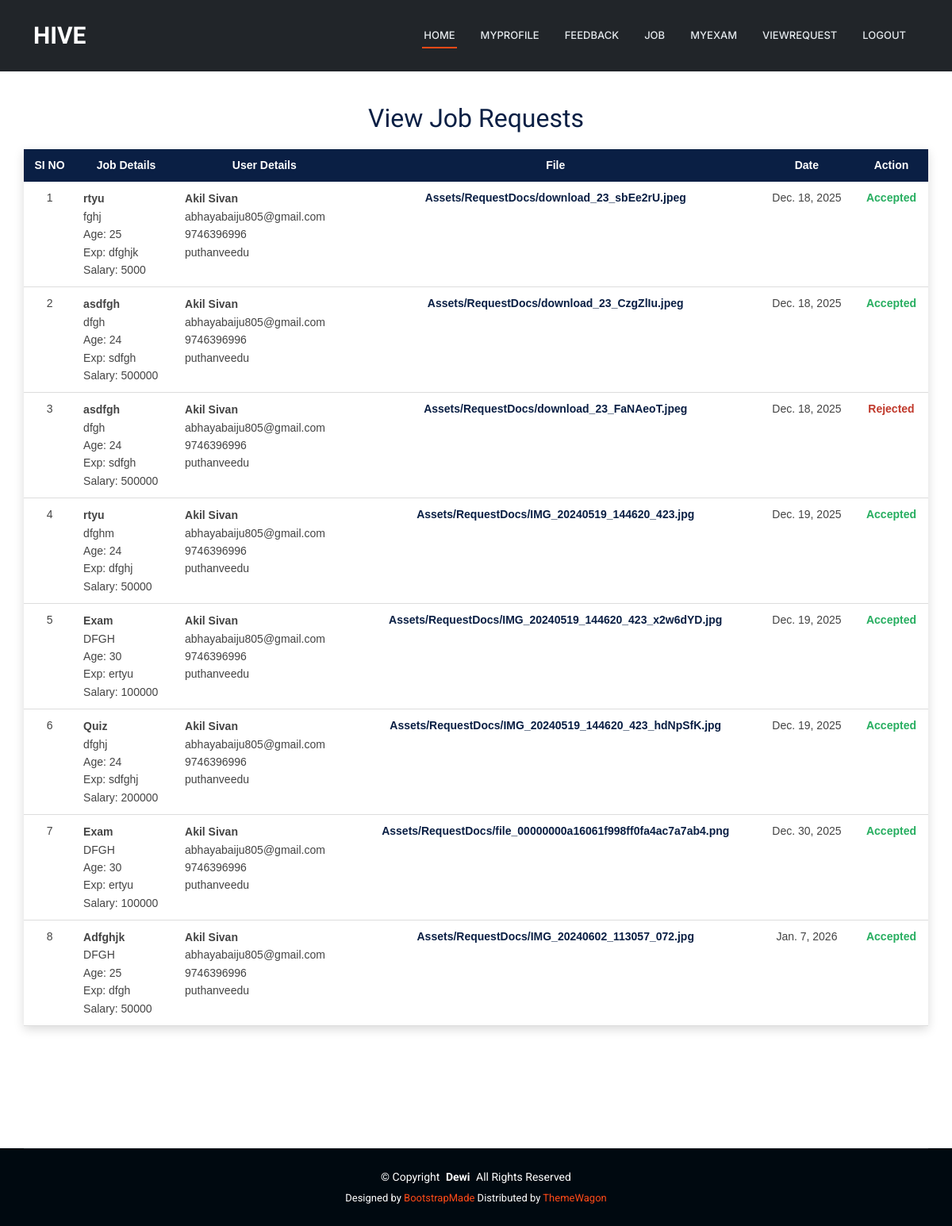
/JobProvider/ViewRequest/ (signed in), run on an earlier commit of the app's database.
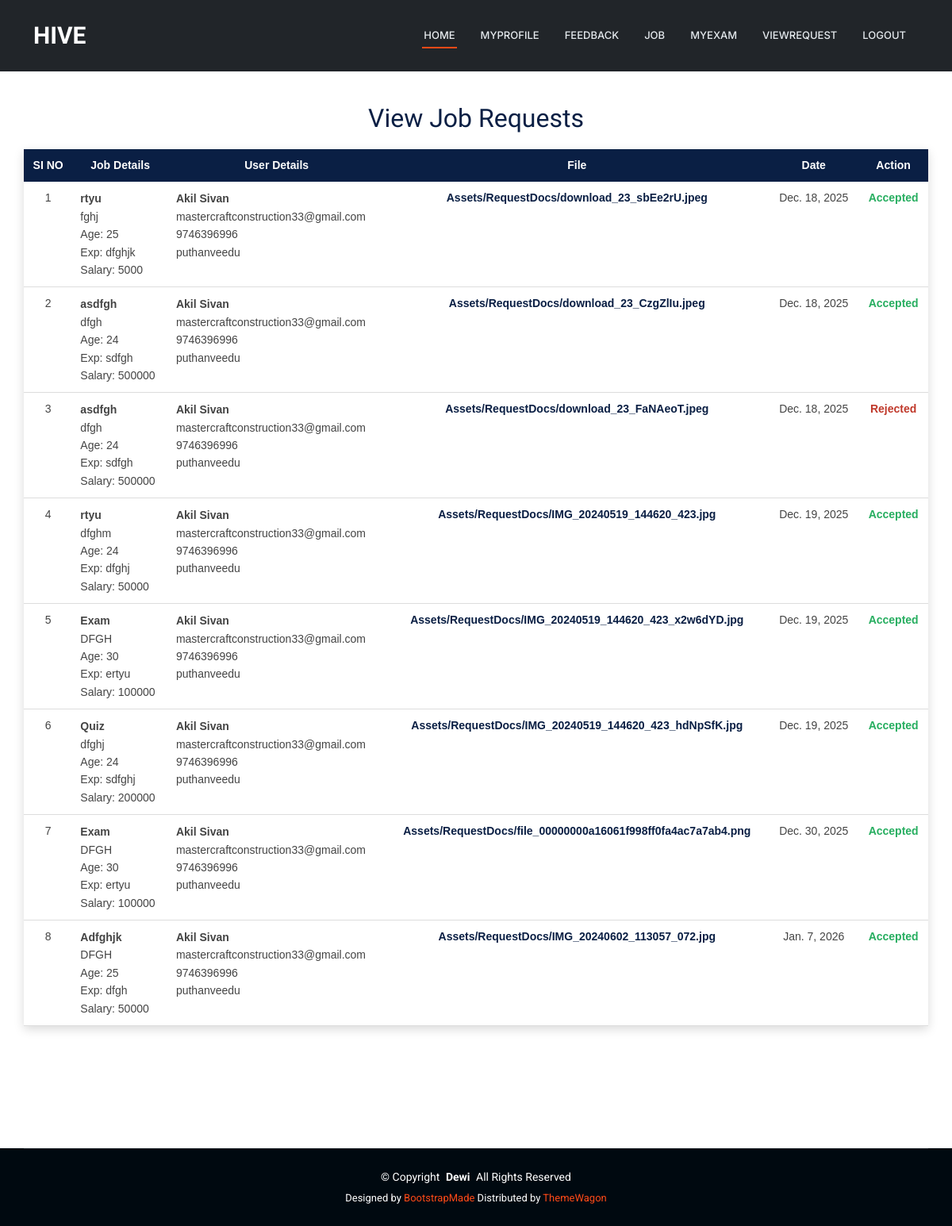
And on a later commit of the database.
### User/models.py (models this page shows)
class tbl_request(models.Model):
    request_date=models.DateField(auto_now_add=True)
    request_status=models.IntegerField(default=0)
    request_file=models.FileField(upload_to="Assets/RequestDocs/")
    job_id=models.ForeignKey(tbl_job,on_delete=models.CASCADE)
    user_id=models.ForeignKey(tbl_user,on_delete=models.CASCADE)

### JobProvider/models.py (models this page shows)
class tbl_job(models.Model):
    job_title=models.CharField(max_length=50)
    job_content=models.CharField(max_length=50)
    job_requriedage=models.CharField(max_length=50)
    job_experience=models.CharField(max_length=50)
    job_salary=models.CharField(max_length=50)
    job_lastdate=models.DateField()
    job_date=models.DateField(auto_now_add=True)
    job_status=models.IntegerField(default=0)
    jobprovider_id=models.ForeignKey(tbl_jobprovider,on_delete=models.CASCADE)
    jobcategory_id=models.ForeignKey(tbl_jobcategory,on_delete=models.CASCADE)
    jobtype_id=models.ForeignKey(tbl_jobtype,on_delete=models.CASCADE)

### Guest/models.py (models this page shows)
class tbl_user(models.Model):
    user_name = models.CharField(max_length=50)
    user_email = models.CharField(max_length=50)
    user_contact = models.CharField(max_length=50)
    user_address = models.CharField(max_length=100)
    user_gender = models.CharField(max_length=50)
    user_dob = models.DateField()
    user_password = models.CharField(max_length=50)
    user_photo = models.FileField(upload_to="Assets/UserDocs/")
    place = models.ForeignKey(tbl_place,on_delete=models.CASCADE)

### JobProvider/views.py (the view)
# urls.py: path('ViewRequest/',views.ViewRequest,name="ViewRequest"),
def ViewRequest(request):
    viewrequestdata=tbl_request.objects.filter(user_id=request.session['uid'])
    return render(request,"JobProvider/ViewRequest.html",{"viewrequestdata":viewrequestdata})

### JobProvider/Templates/JobProvider/ViewRequest.html (shortened to what this page needs)
{% extends 'JobProvider/Header.html' %}
{% block content %}
<head>
</head>
<div class="jp-request-wrapper">
    <h2 class="jp-request-title">View Job Requests</h2>
    <table class="jp-request-table">
        <thead>
            <tr>
                <th>SI NO</th>
                <th>Job Details</th>
                <th>User Details</th>
                <th>File</th>
                <th>Date</th>
                <th>Action</th>
            </tr>
        </thead>
        <tbody>
            {% for i in viewrequestdata %}
            <tr>
                <td align="center">{{ forloop.counter }}</td>
                <td class="jp-request-job">
                    <strong>{{ i.job_id.job_title }}</strong><br>
                    {{ i.job_id.job_content }}<br>
                    Age: {{ i.job_id.job_requriedage }}<br>
                    Exp: {{ i.job_id.job_experience }}<br>
                    Salary: {{ i.job_id.job_salary }}
                </td>
                <td class="jp-request-user">
                    <strong>{{ i.user_id.user_name }}</strong><br>
                    {{ i.user_id.user_email }}<br>
                    {{ i.user_id.user_contact }}<br>
                    {{ i.user_id.user_address }}
                </td>
                <td class="jp-request-file">
                    {{ i.request_file }}
                </td>
                <td align="center">
                    {{ i.request_date }}
                </td>
                <td class="jp-request-actions" align="center">
                    {% if i.request_status == 0 %}
                        <a href="{% url 'JobProvider:Accept' i.id %}">Accept</a>
                        <a href="{% url 'JobProvider:Reject' i.id %}">Reject</a>
                    {% elif i.request_status == 1 %}
                        <span class="jp-status-accepted">Accepted</span>
                    {% elif i.request_status == 2 %}
                        <span class="jp-status-rejected">Rejected</span>
                    {% endif %}
                </td>
            </tr>
            {% endfor %}
        </tbody>
    </table>
</div>
{% endblock %}

### JobProvider/Templates/JobProvider/Header.html (shortened to what this page needs)
{% load static %}
<!DOCTYPE html>
<html lang="en">
<head>
    <link href="{% static 'Main/assets/vendor/bootstrap/css/bootstrap.min.css' %}" rel="stylesheet">
    <link href="{% static 'Main/assets/vendor/bootstrap-icons/bootstrap-icons.css' %}" rel="stylesheet">
    <link href="{% static 'Main/assets/vendor/aos/aos.css' %}" rel="stylesheet">
    <link href="{% static 'Main/assets/vendor/glightbox/css/glightbox.min.css' %}" rel="stylesheet">
    <link href="{% static 'Main/assets/vendor/swiper/swiper-bundle.min.css' %}" rel="stylesheet">
    <link rel="stylesheet" href="https://cdnjs.cloudflare.com/ajax/libs/font-awesome/7.0.1/css/all.min.css">
    <link href="{% static 'Main/assets/css/main.css' %}" rel="stylesheet">
</head>
<body class="index-page">
    <header id="header" class="header d-flex align-items-center fixed-top bg-dark">
        <div class="container-fluid container-xl position-relative d-flex align-items-center">
            <a href="index.html" class="logo d-flex align-items-center me-auto">
                <h1 class="rubik-gemstones-regular">HIVE</h1>
            </a>
            <nav id="navmenu" class="navmenu">
                <ul>
                    <li><a href="{% url 'JobProvider:HomePage' %}" class="active">Home</a></li>
                    <li><a href="{% url 'JobProvider:MyProfile' %}">MyProfile</a></li>
                    <li><a href="{% url 'JobProvider:Feedback' %}">Feedback</a></li>
                    <li><a href="{% url 'JobProvider:Job' %}">Job</a></li>
                    <li><a href="{% url 'JobProvider:MyExam' %}">MyExam</a></li>
                    <li><a href="{% url 'JobProvider:ViewRequest' %}">ViewRequest</a></li>
                    <li><a href="{% url 'JobProvider:Logout' %}">Logout</a></li>
            </nav>
        </div>
    </header>
    <main class="main">
        <div style="padding-top: 100px;padding-bottom: 100px;" align="center">
            {% block content %}
            {% endblock %}
        </div>
        </main>
        <footer id="footer" class="footer dark-background">
            <div class="container copyright text-center mt-4">
                <p>© <span>Copyright</span> <strong class="px-1 sitename">Dewi</strong> <span>All Rights Reserved</span>
                </p>
                <div class="credits">
                    Designed by <a href="https://bootstrapmade.com/">BootstrapMade</a> Distributed by <a
                        href=“https://themewagon.com>ThemeWagon
                </div>
            </div>
        </footer>
</body>
</html>

### Guest/static/Main/assets/css/main.css (style rules this page uses)
:root { --default-font: "Roboto", system-ui, -apple-system, "Segoe UI", Roboto, "Helvetica Neue", Arial, "Noto Sans", "Liberation Sans", sans-serif, "Apple Color Emoji", "Segoe UI Emoji", "Segoe UI Symbol", "Noto Color Emoji"; --heading-font: "Raleway", sans-serif; --nav-font: "Inter", sans-serif; }
:root { --background-color: #ffffff; --default-color: #444444; --heading-color: #273d4e; --accent-color: #ff4a17; --surface-color: #ffffff; --contrast-color: #ffffff; }
:root { --nav-color: #e5eaee; --nav-hover-color: #ff4a17; --nav-mobile-background-color: #ffffff; --nav-dropdown-background-color: #ffffff; --nav-dropdown-color: #444444; --nav-dropdown-hover-color: #ff4a17; }
.dark-background { --background-color: #000910; --default-color: #ffffff; --heading-color: #ffffff; --surface-color: #28323a; --contrast-color: #ffffff; }
:root { scroll-behavior: smooth; }
body { color: var(--default-color); background-color: var(--background-color); font-family: var(--default-font); }
a { color: var(--accent-color); text-decoration: none; transition: 0.3s; }
h1, h2, h3, h4, h5, h6 { color: var(--heading-color); font-family: var(--heading-font); }
.header { --background-color: rgba(0, 0, 0, 0); --default-color: #ffffff; --heading-color: #ffffff; color: var(--default-color); background-color: var(--background-color); padding: 20px 0; transition: all 0.5s; z-index: 997; }
.header .logo { line-height: 1; }
.header .logo h1 { font-size: 30px; margin: 0; font-weight: 700; color: var(--heading-color); }
@media (max-width: 1200px) { .header .logo { order: 1; } }
@media (max-width: 1200px) { .header .navmenu { order: 3; } }
@media (min-width: 1200px) { .navmenu { padding: 0; } }
@media (min-width: 1200px) { .navmenu ul { margin: 0; padding: 0; display: flex; list-style: none; align-items: center; } }
@media (min-width: 1200px) { .navmenu li { position: relative; } }
@media (min-width: 1200px) { .navmenu>ul>li { white-space: nowrap; padding: 15px 14px; } }
@media (min-width: 1200px) { .navmenu a, .navmenu a:focus { color: var(--nav-color); font-size: 13px; padding: 0 2px; font-family: var(--nav-font); font-weight: 500; display: flex; align-items: center; justify-content: space-between; white-space: nowrap; transition: 0.3s; position: relative; text-transform: uppercase; } }
@media (min-width: 1200px) { .navmenu>ul>li>a:before { content: ""; position: absolute; height: 2px; bottom: -6px; left: 0; background-color: var(--nav-hover-color); visibility: hidden; width: 0px; transition: all 0.3s ease-in-out 0s; } }
@media (min-width: 1200px) { .navmenu a:hover:before, .navmenu li:hover>a:before, .navmenu .active:before { visibility: visible; width: 100%; } }
@media (min-width: 1200px) { .navmenu li:hover>a, .navmenu .active, .navmenu .active:focus { color: color-mix(in srgb, var(--nav-color) 90%, white 15%); } }
.footer { color: var(--default-color); background-color: var(--background-color); font-size: 14px; position: relative; }
.footer .copyright { padding: 25px 0; border-top: 1px solid color-mix(in srgb, var(--default-color), transparent 90%); }
.footer .copyright p { margin-bottom: 0; }
.footer .credits { margin-top: 6px; font-size: 13px; }

### JobProvider/Templates/JobProvider/Header.html (style rules this page uses)
.rubik-gemstones-regular { font-family: "Rubik Gemstones", system-ui; font-weight: 400; font-style: normal; }

### JobProvider/Templates/JobProvider/ViewRequest.html (style rules this page uses)
.jp-request-wrapper { width: 95%; margin: 30px auto; font-family: Arial, sans-serif; }
.jp-request-title { text-align: center; margin-bottom: 20px; color: #0a1f44; }
.jp-request-table { width: 100%; border-collapse: collapse; background-color: #ffffff; box-shadow: 0 4px 12px rgba(0,0,0,0.15); }
.jp-request-table th { background-color: #0a1f44; color: #ffffff; padding: 10px; font-size: 14px; text-align: center; }
.jp-request-table td { padding: 10px; font-size: 14px; vertical-align: top; border-bottom: 1px solid #ddd; }
.jp-request-job, .jp-request-user { line-height: 1.6; }
.jp-request-file { text-align: center; font-weight: bold; color: #0a1f44; }
.jp-status-accepted { color: #27ae60; font-weight: bold; }
.jp-status-rejected { color: #c0392b; font-weight: bold; }

What changed in the data, as far as the page shows it:
changed through a linked row, tbl_request "Assets/RequestDocs/download_23_sbEe2rU.jpeg": user_id.user_email "abhayabaiju805@gmail.com" → "mastercraftconstruction33@gmail.com"
changed through a linked row, tbl_request "Assets/RequestDocs/download_23_CzgZlIu.jpeg": user_id.user_email "abhayabaiju805@gmail.com" → "mastercraftconstruction33@gmail.com"
changed through a linked row, tbl_request "Assets/RequestDocs/download_23_FaNAeoT.jpeg": user_id.user_email "abhayabaiju805@gmail.com" → "mastercraftconstruction33@gmail.com"
changed through a linked row, tbl_request "Assets/RequestDocs/IMG_20240519_144620_423.jpg": user_id.user_email "abhayabaiju805@gmail.com" → "mastercraftconstruction33@gmail.com"
changed through a linked row, tbl_request "Assets/RequestDocs/IMG_20240519_144620_423_x2w6dYD.jpg": user_id.user_email "abhayabaiju805@gmail.com" → "mastercraftconstruction33@gmail.com"
changed through a linked row, tbl_request "Assets/RequestDocs/IMG_20240519_144620_423_hdNpSfK.jpg": user_id.user_email "abhayabaiju805@gmail.com" → "mastercraftconstruction33@gmail.com"
changed through a linked row, tbl_request "Assets/RequestDocs/file_00000000a16061f998ff0fa4ac7a7ab4.png": user_id.user_email "abhayabaiju805@gmail.com" → "mastercraftconstruction33@gmail.com"
changed through a linked row, tbl_request "Assets/RequestDocs/IMG_20240602_113057_072.jpg": user_id.user_email "abhayabaiju805@gmail.com" → "mastercraftconstruction33@gmail.com"
